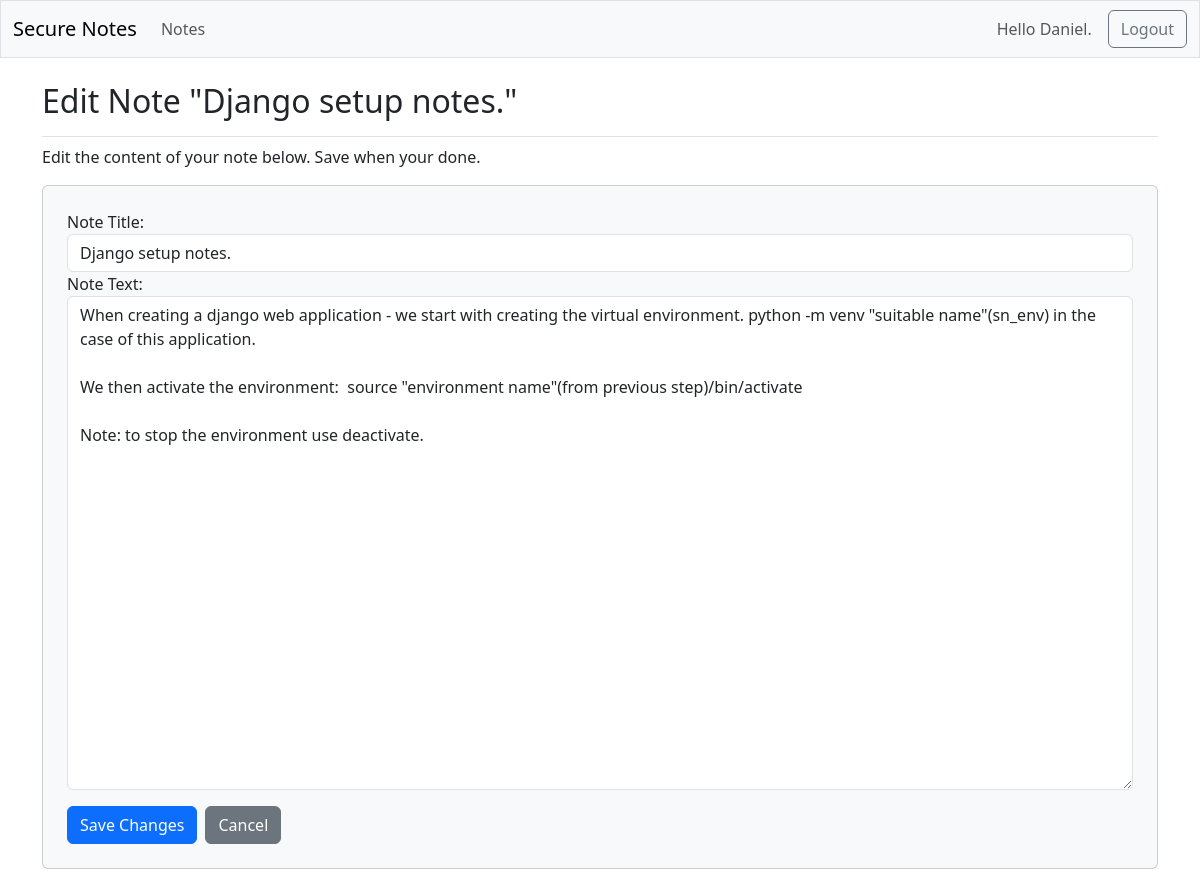
Page /edit_note/1/ (signed in) on the earlier database version.
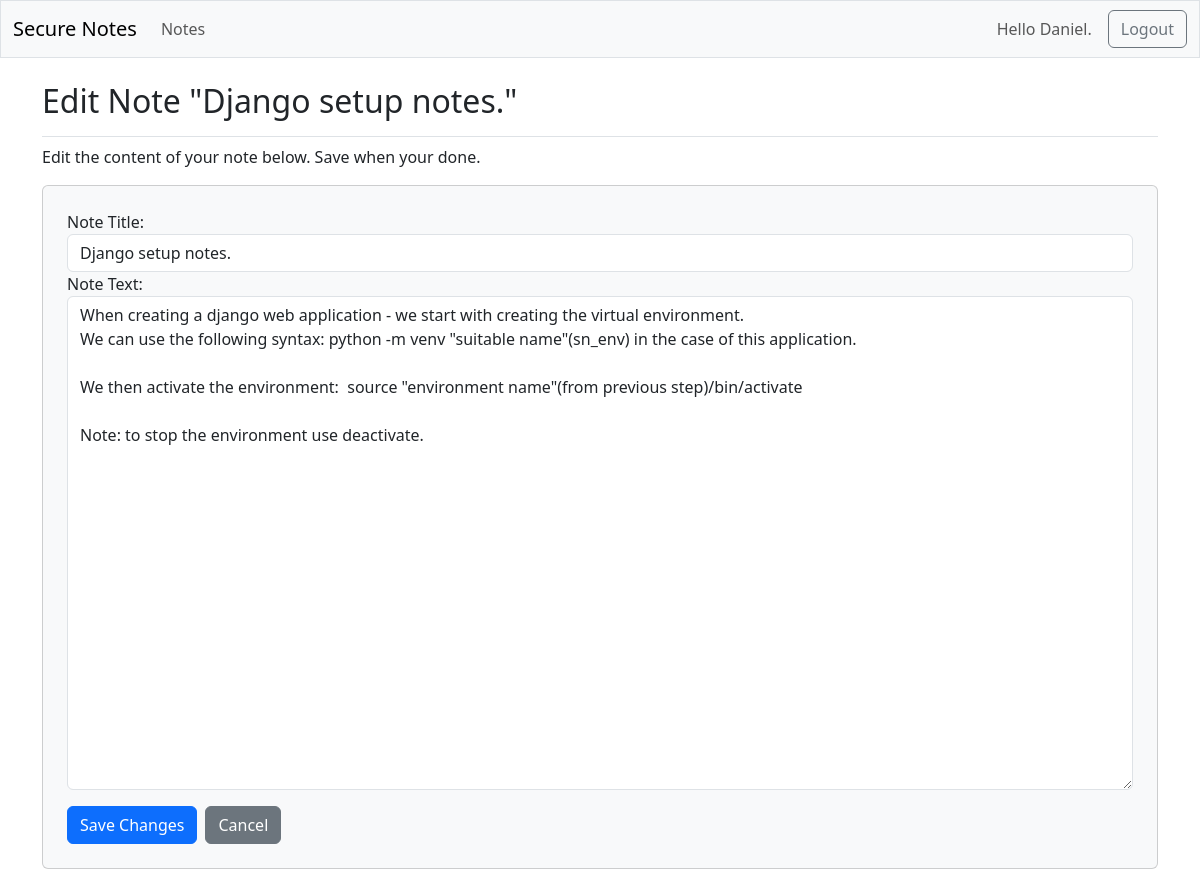
Same page on the later database version.
### secure_notes/models.py (models this page shows, shortened)
class Note(models.Model):
    owner = models.ForeignKey(settings.AUTH_USER_MODEL, on_delete=models.CASCADE, related_name='notes') # Switched to settings.AUTH_USER_MODEL for better compatibility with custom user models
    title = models.CharField(max_length=255)
    content = models.TextField()
    created_at = models.DateTimeField(auto_now_add=True)
    updated_at = models.DateTimeField(auto_now=True)
    class Meta:
        ordering = ['-created_at']
        constraints = [
            models.UniqueConstraint(fields=['owner', 'title'], name='unique_note_title_per_user')
        ]

### secure_notes/views.py (the view)
# urls.py: path('edit_note/<int:note_id>/', views.edit_note, name='edit_note'),
@login_required
def edit_note(request, note_id):
    note = get_user_note_or_404(request, note_id)
    if request.method != 'POST':
        form = NoteForm(instance=note)
    else:
        form = NoteForm(instance=note, data=request.POST)
        if form.is_valid():
            form.save()
            return redirect('secure_notes:note_detail', note_id=note.id)
    context = {
        'form': form,
        'note': note
    }
    return render(request, 'secure_notes/edit_note.html', context)

### secure_notes/forms.py
class NoteForm(forms.ModelForm):
    class Meta:
        model = Note
        fields = ['title', 'content']
        labels = {
            'title': 'Note Title',
            'content': 'Note Text',
        }
        widgets = {
            'title': forms.TextInput(attrs={'class': 'form-control'}),
            'content': forms.Textarea(attrs={
                'class': 'form-control',
                'rows': 20}),
        }

### secure_notes/views.py (called while the page is built)
def user_notes_qs(request):
    return Note.objects.filter(owner=request.user)

def get_user_note_or_404(request, note_id):
    return get_object_or_404(user_notes_qs(request), id=note_id)

### secure_notes/templates/secure_notes/edit_note.html (shortened to what this page needs)
{% extends "secure_notes/base.html" %}
{% block page_header %}
    <h2>Edit Note "{{ note.title }}"</h2>
{% endblock page_header %}
{% block content %}
<p class="card-text">Edit the content of your note below. Save when your done.</p>
<div class="card mb-3 p-4 bg-light rounded">
    <form action="{% url 'secure_notes:edit_note' note.id %}" method="post">
        {{ form.as_div }}
        <div class="mt-3 d-flex gap-2">
        <button type="submit" name="submit" class="btn btn-primary">Save Changes</button>
        <a href="{% url 'secure_notes:note_detail' note.id %}" class="btn btn-secondary">Cancel</a>
        </div>
    </form>
</div>
{% endblock content %}

Differences in the rows shown:
changed Note "Django setup notes.": content "…creating the virtual environment. python -m venv \"suitable…" → "…creating the virtual environment. We can use the following syntax: python -m venv \"suitable…"
